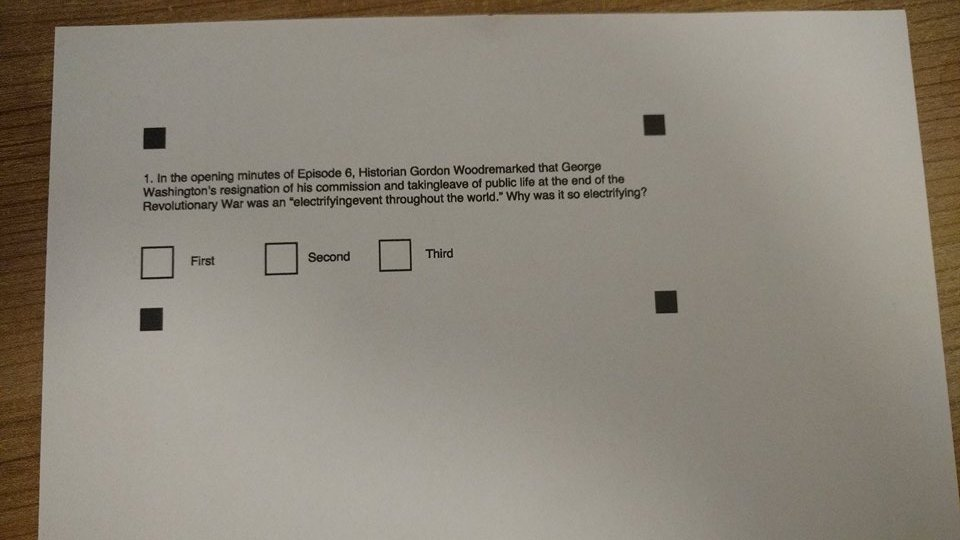
#> input picture test.jpg, 960 x 540 px
$ python -i answersRegion.py   (imports and definitions only)   (older library calls are emulated)
#> lines starting #> are read from the running program, lines starting #| are printed output that depends on the picture; after the words box and inside, x2 and y2 are one past the last pixel; in counts of white or black regions, pixels touching at a corner belong together
#> further down, picture is the input picture: shape (540, 960, 3); mean B, G, R 122, 134.2, 141.1
### detector.py
import cv2
import numpy as np
import pytesseract
import textRegions as txt
from PIL import Image
from matplotlib.pyplot import imshow

class Detector:

    # [9 lines left out: function isAnswer, not called in this run]

    @staticmethod
    def cutAnsSquare(img):
        # img = cv2.cvtColor(img, cv2.COLOR_BGR2GRAY)
        # _, contours, hierarchy = cv2.findContours(img, cv2.RETR_EXTERNAL, cv2.CHAIN_APPROX_SIMPLE)

        mser = cv2.MSER_create()
        regions, contours = mser.detectRegions(img)

        # for rect in contours:
        #     cv2.rectangle(img, (rect[0], rect[1]), (rect[0] + rect[2], rect[1] + rect[3]), (0, 0, 0), 1)
        #     cv2.imwrite("asd.png", img)

        # ONLY FOR 1 LINE ANSWERS (seeks for the tallest box)
        heights = contours[:,3]
        contour = contours[0]
        i = 0
        while i < (heights.size/4):
            i += 1
            if heights[i] > contour[3]:
                contour = contours[i]

        # cv2.rectangle(img, (contour[0], contour[1]), (contour[0] + contour[2], contour[1] + contour[3]), (200, 10, 10), 3)
        # cv2.imwrite("asd.png", img)

        return img[contour[1]:(contour[1] + contour[3]), contour[0]:(contour[0] + contour[2])]

    # [19 lines left out: function readText, not called in this run]

### answersRegion.py
import cv2
import numpy as np

import detector


class AnswersRegion:

    # [14 lines of commented-out code are left out]
    @staticmethod
    def computeRatio(img):
        gray = cv2.cvtColor(img, cv2.COLOR_BGR2GRAY)
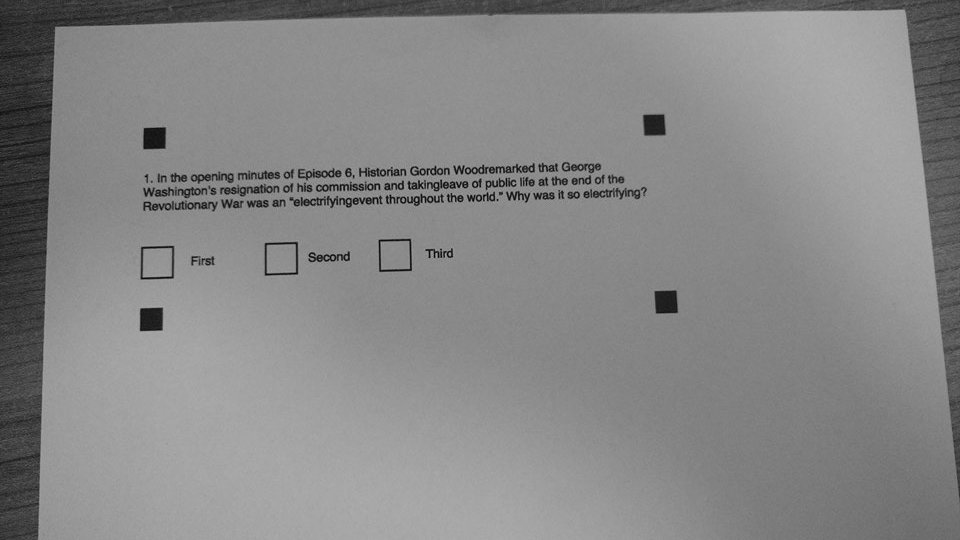
#> gray: shape (540, 960); min 1, max 176, mean 134.8
        ret, thresh2 = cv2.threshold(gray, 105, 255, cv2.THRESH_BINARY)
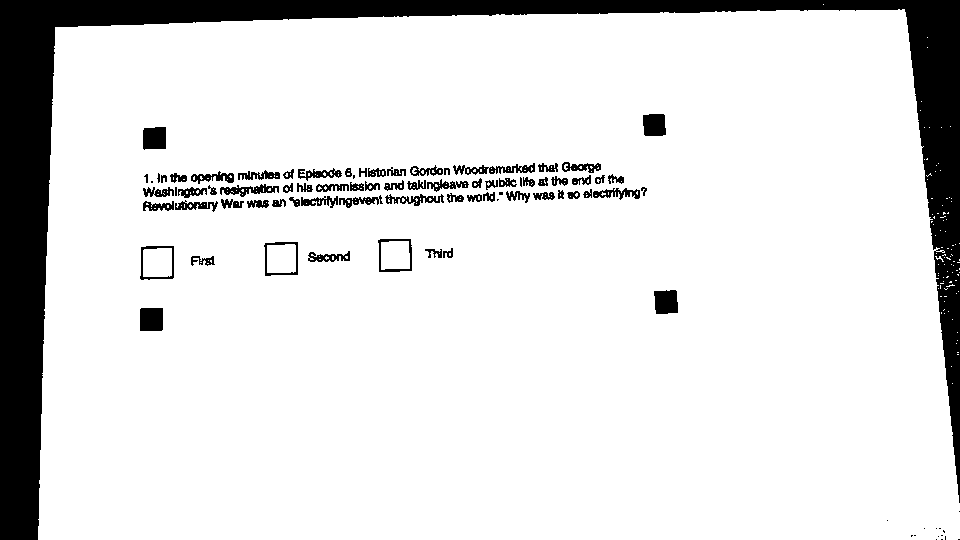
#> thresh2: shape (540, 960); 87.8% white; 89 black regions (21 under 20 px), largest, box (x1, y1, x2, y2) and area: (0, 0, 960, 540) 52439, (140, 308, 163, 331) 527, (654, 290, 678, 314) 516
        # thresh2 = cv2.adaptiveThreshold(gray,255,cv2.ADAPTIVE_THRESH_MEAN_C, cv2.THRESH_BINARY,21,2)
        kernel = np.ones((2, 2), np.uint8)
        erosion = cv2.erode(thresh2, kernel, iterations=1)
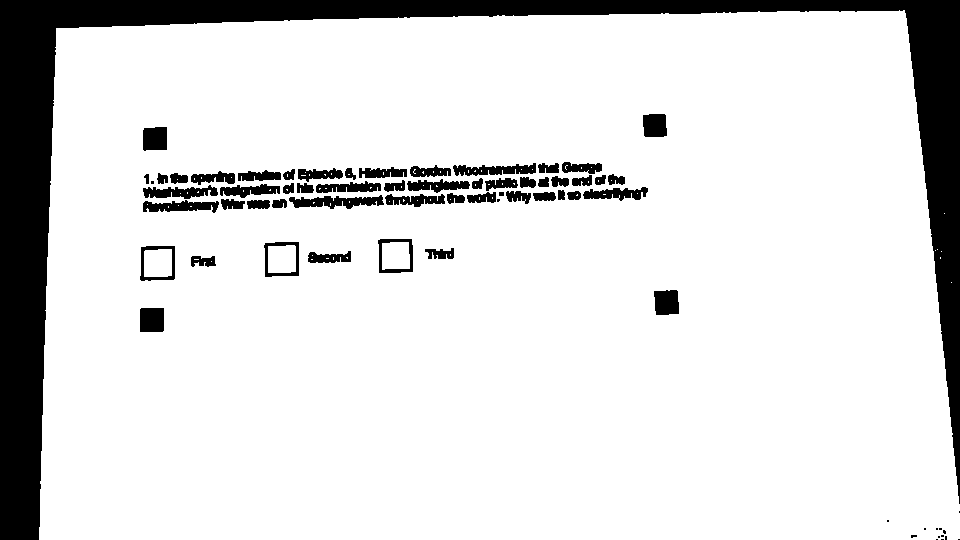
#> erosion: shape (540, 960); 86.6% white; 68 black regions (15 under 20 px), largest, box (x1, y1, x2, y2) and area: (0, 0, 960, 540) 54159, (289, 195, 384, 209) 783, (453, 163, 536, 176) 660

        cut = detector.Detector.cutAnsSquare(erosion)
#> in cutAnsSquare, `regions, contours = mser.detectRegions(img)`: regions = 53 items; contours = 53 rows, first 6: [654, 290, 25, 25], [608, 174, 17, 11], [595, 175, 11, 10], [643, 114, 24, 23], [583, 187, 65, 14], [562, 162, 40, 12]
#> in cutAnsSquare, `heights = contours[:,3]`: heights = 53 values, max 35 at index 31, min 9 at index 7, mean 14.74
#> in cutAnsSquare, `contour = contours[0]`: contour = [654, 290, 25, 25]
#> after the loop in cutAnsSquare, `while i < (heights.size/4):`: i = 14
#> in cutAnsSquare, `return img[contour[1]:(contour[1] + contour[3]), contour[0]:(contour[0..`:
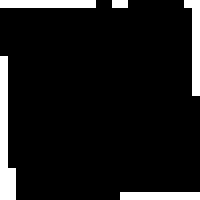
#> returned value: shape (25, 25) (shown 8 times larger); 9.4% white in thin lines or dots
        # cv2.imwrite("asd.png", cut)

        allPixels = []
        foundPixels = []
        rows, cols = cut.shape
#> rows = 25; cols = 25

        for i in range(rows):
            for j in range(cols):
                pixel = cut[i, j]
                if pixel < 150:
                    foundPixels.append(pixel)
                allPixels.append(pixel)
#> after the loop, allPixels = 625 values, max 255 at index 0, min 0 at index 12, mean 24.07; foundPixels = 566 values from 0 to 0

        ratio = float(len(foundPixels)) / float(len(allPixels))
#> ratio = 0.906
        # print("Ratio:", ratio)
        return ratio

    @staticmethod
    def isMarked(img):
        ratio = AnswersRegion.computeRatio(img=img)

        if ratio > 0.40:
            return True
        else:
            return False


    # [15 lines of commented-out code are left out]

>>> import cv2
>>> picture = cv2.imread('test.jpg')
>>> result = AnswersRegion().computeRatio(picture)
#> result = 0.906

$ run again, on answers.png
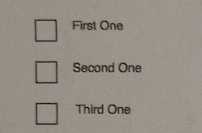
#> input picture answers.png, 202 x 133 px
#> picture is the input picture: shape (133, 202, 3); mean B, G, R 133.5, 142.2, 149.7
#> in computeRatio, `ret, thresh2 = cv2.threshold(gray, 105, 255, cv2.THRESH_BINARY)`:
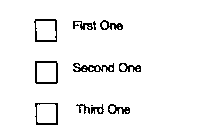
#> thresh2: shape (133, 202); 95.7% white; black in thin lines or dots, all inside (x1, y1, x2, y2) = (34, 19, 141, 125)
#> erosion: shape (133, 202); 93% white; 9 black regions, largest, box (x1, y1, x2, y2) and area: (73, 63, 115, 73) 300, (35, 61, 59, 85) 248, (34, 19, 58, 43) 236
#> regions = 12 items; contours = [[73, 63, 42, 10], [35, 61, 24, 24], [119, 63, 23, 10], [108, 104, 23, 11], [76, 104, 29, 11], [100, 20, 24, 11], [73, 21, 24, 10], [34, 19, 24, 24], [35, 103, 24, 23], [38, 105, 18, 18], [38, 64, 18, 18], [37, 22, 19, 18]]
#> heights = [10, 24, 10, 11, 11, 11, 10, 24, 23, 18, 18, 18]
#> in cutAnsSquare, `contour = contours[0]`: contour = [73, 63, 42, 10]
#> the loop in cutAnsSquare, `while i < (heights.size/4):` made 3 passes
#> after the loop in cutAnsSquare, `while i < (heights.size/4):`: i = 3
#> in cutAnsSquare, `return img[contour[1]:(contour[1] + contour[3]), contour[0]:(contour[0..`:
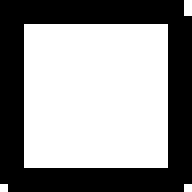
#> returned value: shape (24, 24) (shown 8 times larger); 56.9% white; 1 black region, box (x1, y1, x2, y2) and area: (0, 0, 24, 24) 248
#> after the loop in computeRatio, `for i in range(rows):`: allPixels = 576 values, max 255 at index 23, min 0 at index 0, mean 145.2; foundPixels = 248 values from 0 to 0
#> ratio = 0.431
